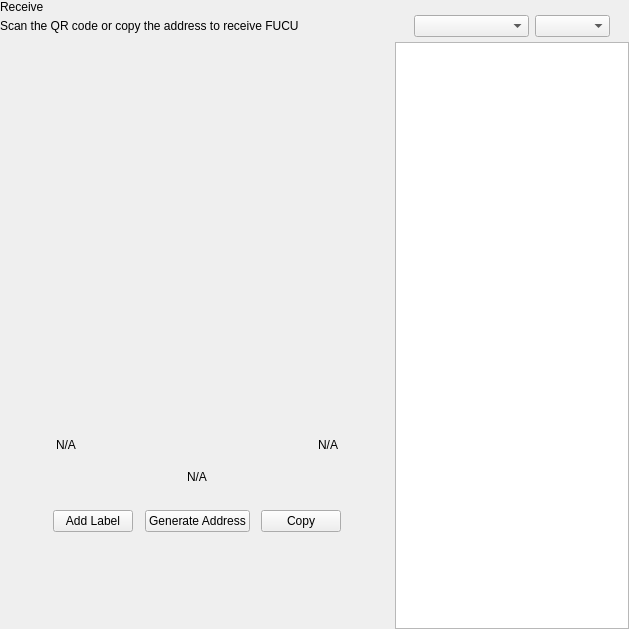
<?xml version="1.0" encoding="UTF-8"?>
<ui version="4.0">
 <class>ReceiveWidget</class>
 <widget class="QWidget" name="ReceiveWidget">
  <property name="geometry">
   <rect>
    <x>0</x>
    <y>0</y>
    <width>629</width>
    <height>629</height>
   </rect>
  </property>
  <property name="minimumSize">
   <size>
    <width>0</width>
    <height>0</height>
   </size>
  </property>
  <property name="windowTitle">
   <string>Form</string>
  </property>
  <layout class="QHBoxLayout" name="horizontalLayout_2" stretch="2,1">
   <property name="spacing">
    <number>0</number>
   </property>
   <property name="leftMargin">
    <number>0</number>
   </property>
   <property name="topMargin">
    <number>0</number>
   </property>
   <property name="rightMargin">
    <number>0</number>
   </property>
   <property name="bottomMargin">
    <number>0</number>
   </property>
   <item>
    <widget class="QWidget" name="left" native="true">
     <layout class="QVBoxLayout" name="verticalLayout_3">
      <property name="leftMargin">
       <number>0</number>
      </property>
      <property name="topMargin">
       <number>0</number>
      </property>
      <property name="rightMargin">
       <number>0</number>
      </property>
      <property name="bottomMargin">
       <number>0</number>
      </property>
      <item>
       <layout class="QVBoxLayout" name="verticalLayout_2">
        <property name="spacing">
         <number>0</number>
        </property>
        <property name="leftMargin">
         <number>0</number>
        </property>
        <item>
         <layout class="QHBoxLayout" name="horizontalLayout_3">
          <property name="spacing">
           <number>0</number>
          </property>
          <item>
           <layout class="QVBoxLayout" name="verticalLayout_4">
            <property name="spacing">
             <number>5</number>
            </property>
            <item>
             <widget class="QLabel" name="labelTitle">
              <property name="text">
               <string>Receive</string>
              </property>
             </widget>
            </item>
            <item alignment="Qt::AlignTop">
             <widget class="QLabel" name="labelSubtitle1">
              <property name="text">
               <string>Scan the QR code or copy the address to receive FUCU</string>
              </property>
             </widget>
            </item>
           </layout>
          </item>
          <item>
           <spacer name="horizontalSpacer">
            <property name="orientation">
             <enum>Qt::Horizontal</enum>
            </property>
            <property name="sizeHint" stdset="0">
             <size>
              <width>40</width>
              <height>20</height>
             </size>
            </property>
           </spacer>
          </item>
         </layout>
        </item>
        <item>
         <spacer name="verticalSpacer_2">
          <property name="orientation">
           <enum>Qt::Vertical</enum>
          </property>
          <property name="sizeType">
           <enum>QSizePolicy::Expanding</enum>
          </property>
          <property name="sizeHint" stdset="0">
           <size>
            <width>20</width>
            <height>50</height>
           </size>
          </property>
         </spacer>
        </item>
        <item alignment="Qt::AlignHCenter">
         <widget class="QWidget" name="layoutQR" native="true">
          <property name="maximumSize">
           <size>
            <width>510</width>
            <height>16777215</height>
           </size>
          </property>
          <layout class="QVBoxLayout" name="verticalLayoutQr">
           <item>
            <spacer name="verticalSpacer11">
             <property name="orientation">
              <enum>Qt::Vertical</enum>
             </property>
             <property name="sizeType">
              <enum>QSizePolicy::Fixed</enum>
             </property>
             <property name="sizeHint" stdset="0">
              <size>
               <width>20</width>
               <height>20</height>
              </size>
             </property>
            </spacer>
           </item>
           <item alignment="Qt::AlignHCenter">
            <widget class="QLabel" name="labelQrImg">
             <property name="minimumSize">
              <size>
               <width>260</width>
               <height>260</height>
              </size>
             </property>
             <property name="maximumSize">
              <size>
               <width>260</width>
               <height>260</height>
              </size>
             </property>
             <property name="text">
              <string/>
             </property>
             <property name="alignment">
              <set>Qt::AlignCenter</set>
             </property>
            </widget>
           </item>
           <item>
            <spacer name="verticalSpacer_21">
             <property name="orientation">
              <enum>Qt::Vertical</enum>
             </property>
             <property name="sizeType">
              <enum>QSizePolicy::Fixed</enum>
             </property>
             <property name="sizeHint" stdset="0">
              <size>
               <width>20</width>
               <height>30</height>
              </size>
             </property>
            </spacer>
           </item>
           <item>
            <widget class="QWidget" name="widget" native="true">
             <property name="minimumSize">
              <size>
               <width>0</width>
               <height>0</height>
              </size>
             </property>
             <layout class="QHBoxLayout" name="horizontalLayout_5">
              <item>
               <widget class="QLabel" name="labelLabel">
                <property name="text">
                 <string notr="true">N/A</string>
                </property>
               </widget>
              </item>
              <item>
               <spacer name="horizontalSpacer_2">
                <property name="orientation">
                 <enum>Qt::Horizontal</enum>
                </property>
                <property name="sizeHint" stdset="0">
                 <size>
                  <width>141</width>
                  <height>20</height>
                 </size>
                </property>
               </spacer>
              </item>
              <item>
               <widget class="QLabel" name="labelDate">
                <property name="text">
                 <string notr="true">N/A</string>
                </property>
                <property name="alignment">
                 <set>Qt::AlignRight|Qt::AlignTrailing|Qt::AlignVCenter</set>
                </property>
               </widget>
              </item>
             </layout>
            </widget>
           </item>
           <item>
            <widget class="QLabel" name="labelAddress">
             <property name="sizePolicy">
              <sizepolicy hsizetype="Expanding" vsizetype="Preferred">
               <horstretch>0</horstretch>
               <verstretch>0</verstretch>
              </sizepolicy>
             </property>
             <property name="minimumSize">
              <size>
               <width>300</width>
               <height>0</height>
              </size>
             </property>
             <property name="text">
              <string notr="true">N/A</string>
             </property>
             <property name="alignment">
              <set>Qt::AlignCenter</set>
             </property>
            </widget>
           </item>
           <item>
            <spacer name="verticalSpacer_4">
             <property name="orientation">
              <enum>Qt::Vertical</enum>
             </property>
             <property name="sizeType">
              <enum>QSizePolicy::Fixed</enum>
             </property>
             <property name="sizeHint" stdset="0">
              <size>
               <width>20</width>
               <height>20</height>
              </size>
             </property>
            </spacer>
           </item>
           <item>
            <layout class="QHBoxLayout" name="horizontalLayout_4">
             <item alignment="Qt::AlignHCenter">
              <widget class="QPushButton" name="pushButtonLabel">
               <property name="focusPolicy">
                <enum>Qt::NoFocus</enum>
               </property>
               <property name="text">
                <string>Add Label</string>
               </property>
              </widget>
             </item>
             <item alignment="Qt::AlignHCenter">
              <widget class="QPushButton" name="pushButtonNewAddress">
               <property name="focusPolicy">
                <enum>Qt::NoFocus</enum>
               </property>
               <property name="text">
                <string>Generate Address</string>
               </property>
              </widget>
             </item>
             <item alignment="Qt::AlignHCenter">
              <widget class="QPushButton" name="pushButtonCopy">
               <property name="focusPolicy">
                <enum>Qt::NoFocus</enum>
               </property>
               <property name="text">
                <string>Copy</string>
               </property>
              </widget>
             </item>
            </layout>
           </item>
           <item>
            <spacer name="verticalSpacer_3">
             <property name="orientation">
              <enum>Qt::Vertical</enum>
             </property>
             <property name="sizeType">
              <enum>QSizePolicy::Expanding</enum>
             </property>
             <property name="sizeHint" stdset="0">
              <size>
               <width>20</width>
               <height>20</height>
              </size>
             </property>
            </spacer>
           </item>
          </layout>
         </widget>
        </item>
        <item>
         <spacer name="verticalSpacer">
          <property name="orientation">
           <enum>Qt::Vertical</enum>
          </property>
          <property name="sizeHint" stdset="0">
           <size>
            <width>20</width>
            <height>40</height>
           </size>
          </property>
         </spacer>
        </item>
       </layout>
      </item>
     </layout>
    </widget>
   </item>
   <item>
    <widget class="QWidget" name="right" native="true">
     <layout class="QVBoxLayout" name="verticalLayout_5">
      <property name="spacing">
       <number>0</number>
      </property>
      <property name="leftMargin">
       <number>1</number>
      </property>
      <property name="topMargin">
       <number>0</number>
      </property>
      <property name="rightMargin">
       <number>0</number>
      </property>
      <property name="bottomMargin">
       <number>0</number>
      </property>
      <item>
       <layout class="QVBoxLayout" name="container_right">
        <property name="spacing">
         <number>0</number>
        </property>
        <property name="leftMargin">
         <number>0</number>
        </property>
        <property name="rightMargin">
         <number>0</number>
        </property>
        <item>
         <layout class="QVBoxLayout" name="verticalLayout">
          <property name="spacing">
           <number>6</number>
          </property>
          <property name="leftMargin">
           <number>19</number>
          </property>
          <property name="rightMargin">
           <number>19</number>
          </property>
          <item>
           <widget class="OptionButton" name="btnRequest" native="true"/>
          </item>
          <item>
           <widget class="OptionButton" name="btnMyAddresses" native="true">
            <property name="sizePolicy">
             <sizepolicy hsizetype="Preferred" vsizetype="Minimum">
              <horstretch>0</horstretch>
              <verstretch>0</verstretch>
             </sizepolicy>
            </property>
           </widget>
          </item>
         </layout>
        </item>
        <item>
         <widget class="QWidget" name="sortWidget" native="true">
          <layout class="QHBoxLayout" name="horizontalLayout_6">
           <property name="leftMargin">
            <number>19</number>
           </property>
           <property name="rightMargin">
            <number>19</number>
           </property>
           <property name="bottomMargin">
            <number>5</number>
           </property>
           <item>
            <spacer name="horizontalSpacer_3">
             <property name="orientation">
              <enum>Qt::Horizontal</enum>
             </property>
             <property name="sizeHint" stdset="0">
              <size>
               <width>40</width>
               <height>20</height>
              </size>
             </property>
            </spacer>
           </item>
           <item>
            <widget class="QComboBox" name="comboBoxSort">
             <property name="sizePolicy">
              <sizepolicy hsizetype="Preferred" vsizetype="Fixed">
               <horstretch>0</horstretch>
               <verstretch>0</verstretch>
              </sizepolicy>
             </property>
             <property name="minimumSize">
              <size>
               <width>115</width>
               <height>0</height>
              </size>
             </property>
            </widget>
           </item>
           <item>
            <widget class="QComboBox" name="comboBoxSortOrder">
             <property name="sizePolicy">
              <sizepolicy hsizetype="Preferred" vsizetype="Fixed">
               <horstretch>0</horstretch>
               <verstretch>0</verstretch>
              </sizepolicy>
             </property>
             <property name="minimumSize">
              <size>
               <width>75</width>
               <height>0</height>
              </size>
             </property>
            </widget>
           </item>
          </layout>
         </widget>
        </item>
        <item>
         <widget class="QListView" name="listViewAddress"/>
        </item>
       </layout>
      </item>
     </layout>
    </widget>
   </item>
  </layout>
 </widget>
 <customwidgets>
  <customwidget>
   <class>OptionButton</class>
   <extends>QWidget</extends>
   <header>qt/fucucoin/optionbutton.h</header>
   <container>1</container>
  </customwidget>
 </customwidgets>
 <resources/>
 <connections/>
</ui>
